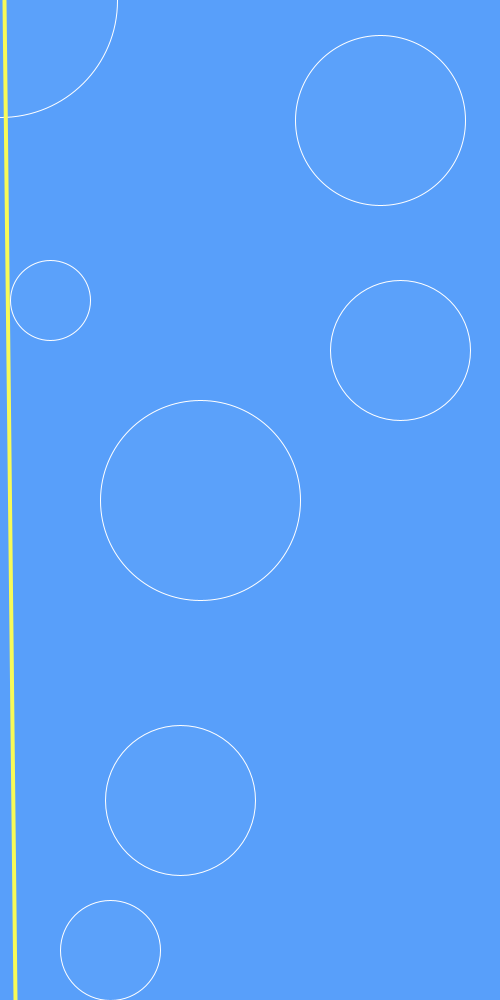
Frame 1 (no input)
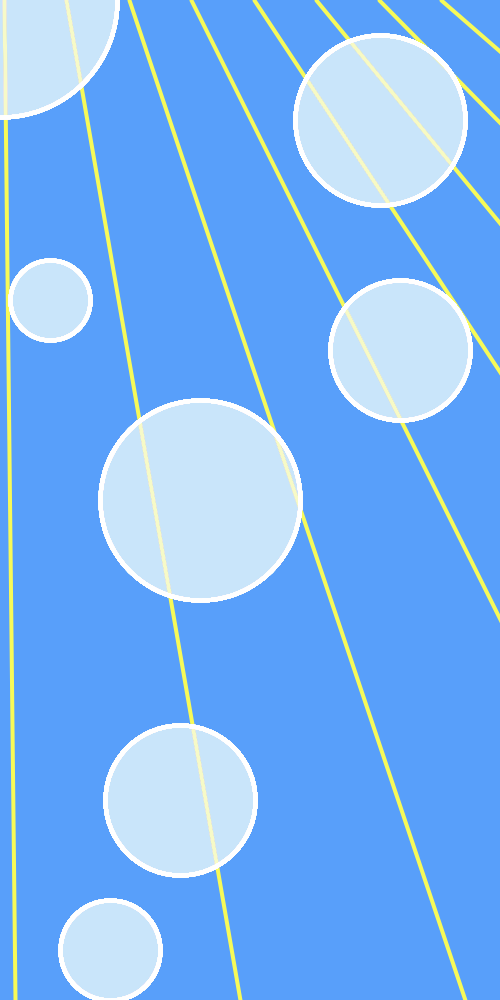
Frame 60 (the mouse pressed at the canvas centre just before this capture)
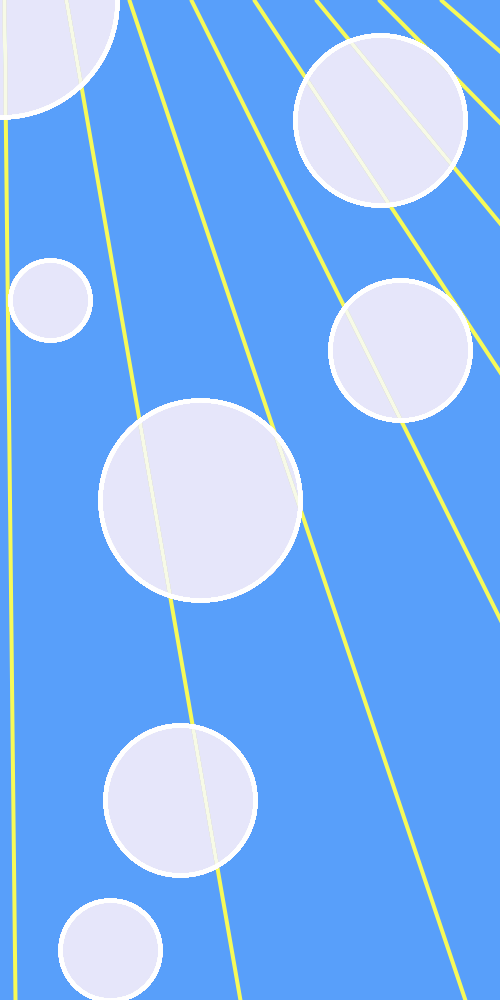
Frame 120 (the mouse held since frame 60 and released just before this capture)

The Processing sketch that drew these frames (run headless with seeded random() and noise(); from frame 60 on, the mouse is pressed at the canvas centre):

// Processing sketch: processing_24216
// ── processing_24216.pde

int lineCount = 6;
int current = 1;

void setup(){
  size (500,1000);
  background(88, 159, 250);
  smooth();
}

void draw(){
  stroke(255);
  fill(255,5);
  ellipse(0, 0, 235, 235);
  ellipse(200, 500, 200, 200);
  ellipse(180, 800, 150, 150);
  ellipse(380, 120, 170, 170);
  ellipse(110, 950, 100, 100);
  ellipse(50, 300, 80, 80);
  ellipse(400, 350, 140, 140);
  strokeWeight(4);
  
  noStroke();
  stroke(247, 250, 88);
  line(current *25 / lineCount, 0, 
  current * 90 / lineCount, 1000);
 
 current = current + 15;

}
